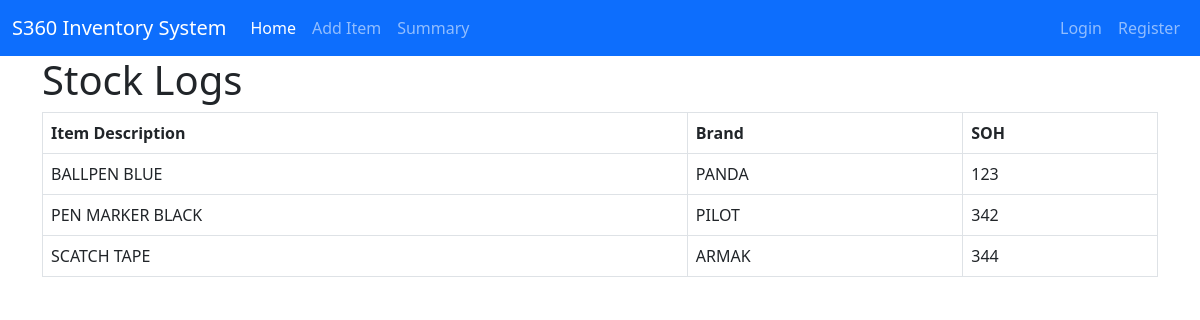
/summary/, run on an earlier commit of the app's database.
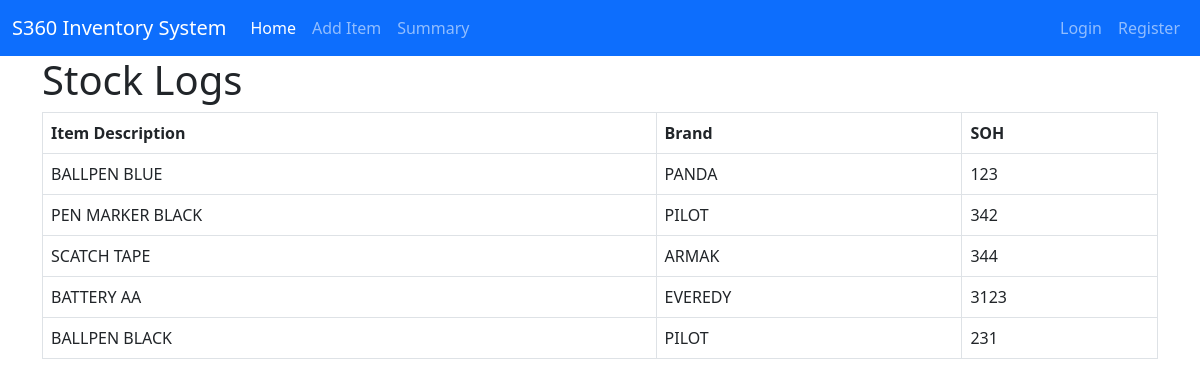
And on a later commit of the database.
### inventory/models.py (models this page shows, shortened)
class Item(models.Model):
    item = models.ForeignKey(ItemName, null=True, on_delete=models.CASCADE)
    quantity = models.IntegerField()
    date_added = models.DateField(auto_now_add=True)
    class Meta:
        verbose_name_plural = 'Item'

class ItemName(models.Model):
    item_name = models.CharField(max_length=200, null=True,)
    brand_name = models.CharField(max_length=200, null=True,)
    class Meta:
        verbose_name_plural = 'Item Name'
    def __str__(self):
        return self.item_name

### inventory/views.py (the view)
# urls.py: path('summary/', views.summary_item, name='summary_item'),
def summary_item(request):
    items = Item.objects.all()
    context = {'items': items}
    return render(request, 'inventory/summary.html', context)

### inventory/templates/inventory/summary.html (shortened to what this page needs)
{% extends 'base.html'  %}
{% block content %}
<h1>Stock Logs</h1>
<table class="table table-bordered table-hover">
    <thead>
      <tr>
        <th scope="col">Item Description</th>
        <th scope="col">Brand</th>
        <th scope="col">SOH</th>
      </tr>
    </thead>
    <tbody>
      {% for item in items %}
      <tr>
        <td>{{ item.item }}</td>
        <td>{{ item.item.brand_name }}</td>
        <td>{{ item.quantity }}</td>
      </tr>
      {% endfor %}
    </tbody>
  </table>
{% endblock content %}

What changed in the data, as far as the page shows it:
added Item: item "BATTERY AA", item.brand_name "EVEREDY", quantity "3123"
added Item: item "BALLPEN BLACK", item.brand_name "PILOT", quantity "231"
